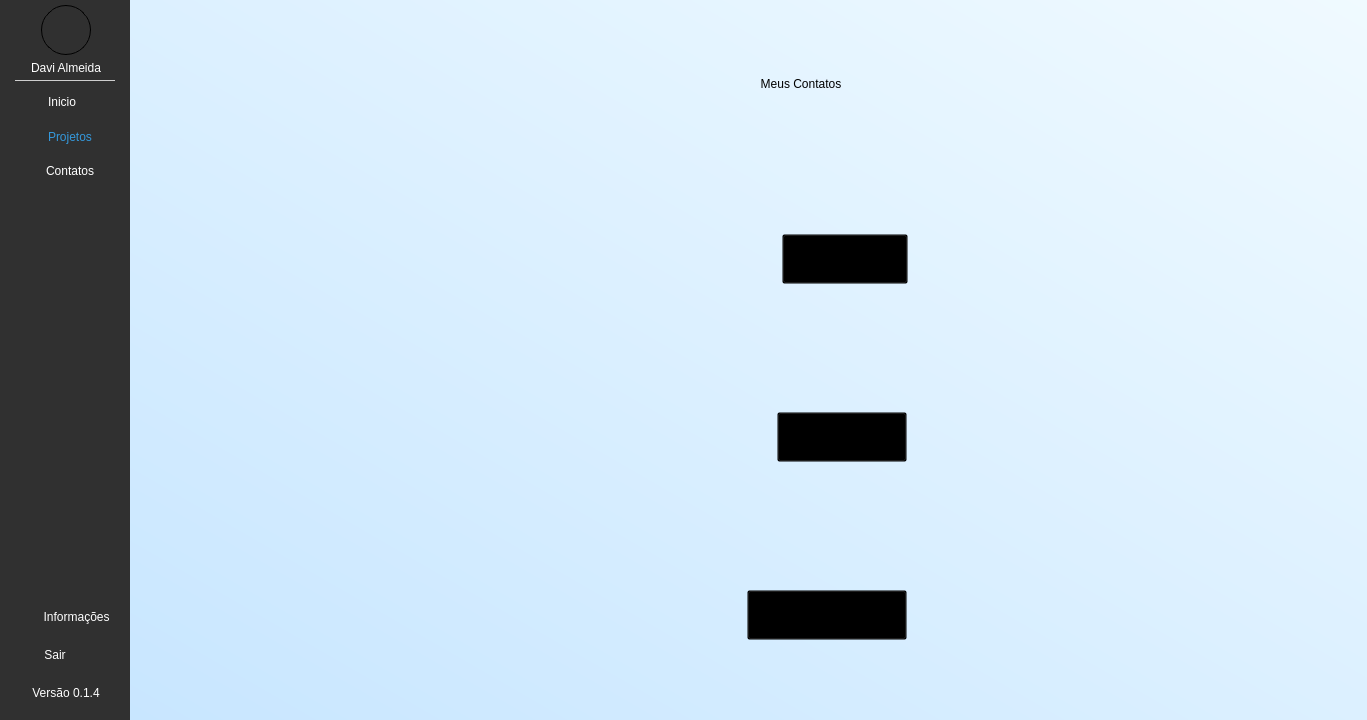
<?xml version="1.0" encoding="UTF-8"?>
<ui version="4.0">
 <class>MainWindow</class>
 <widget class="QMainWindow" name="MainWindow">
  <property name="geometry">
   <rect>
    <x>0</x>
    <y>0</y>
    <width>1367</width>
    <height>720</height>
   </rect>
  </property>
  <property name="sizePolicy">
   <sizepolicy hsizetype="Preferred" vsizetype="Expanding">
    <horstretch>0</horstretch>
    <verstretch>0</verstretch>
   </sizepolicy>
  </property>
  <property name="minimumSize">
   <size>
    <width>1367</width>
    <height>700</height>
   </size>
  </property>
  <property name="windowTitle">
   <string>MainWindow</string>
  </property>
  <widget class="QWidget" name="centralwidget">
   <property name="minimumSize">
    <size>
     <width>1280</width>
     <height>720</height>
    </size>
   </property>
   <layout class="QHBoxLayout" name="horizontalLayout">
    <property name="spacing">
     <number>0</number>
    </property>
    <property name="leftMargin">
     <number>0</number>
    </property>
    <property name="topMargin">
     <number>0</number>
    </property>
    <property name="rightMargin">
     <number>0</number>
    </property>
    <property name="bottomMargin">
     <number>0</number>
    </property>
    <item>
     <widget class="QFrame" name="a_barra_lateral">
      <property name="sizePolicy">
       <sizepolicy hsizetype="Preferred" vsizetype="Expanding">
        <horstretch>0</horstretch>
        <verstretch>100</verstretch>
       </sizepolicy>
      </property>
      <property name="minimumSize">
       <size>
        <width>130</width>
        <height>600</height>
       </size>
      </property>
      <property name="maximumSize">
       <size>
        <width>150</width>
        <height>16777215</height>
       </size>
      </property>
      <property name="styleSheet">
       <string notr="true">background-color: #303030;</string>
      </property>
      <property name="frameShape">
       <enum>QFrame::NoFrame</enum>
      </property>
      <property name="frameShadow">
       <enum>QFrame::Raised</enum>
      </property>
      <layout class="QVBoxLayout" name="verticalLayout_4">
       <property name="spacing">
        <number>6</number>
       </property>
       <property name="leftMargin">
        <number>0</number>
       </property>
       <property name="topMargin">
        <number>0</number>
       </property>
       <item>
        <widget class="QFrame" name="a_top_aside">
         <property name="minimumSize">
          <size>
           <width>120</width>
           <height>200</height>
          </size>
         </property>
         <property name="maximumSize">
          <size>
           <width>120</width>
           <height>200</height>
          </size>
         </property>
         <property name="frameShape">
          <enum>QFrame::NoFrame</enum>
         </property>
         <property name="frameShadow">
          <enum>QFrame::Raised</enum>
         </property>
         <widget class="QFrame" name="a_perfil">
          <property name="geometry">
           <rect>
            <x>1</x>
            <y>5</y>
            <width>130</width>
            <height>75</height>
           </rect>
          </property>
          <property name="minimumSize">
           <size>
            <width>130</width>
            <height>75</height>
           </size>
          </property>
          <property name="maximumSize">
           <size>
            <width>40</width>
            <height>60</height>
           </size>
          </property>
          <property name="styleSheet">
           <string notr="true">border-radius: 5px;</string>
          </property>
          <property name="frameShape">
           <enum>QFrame::NoFrame</enum>
          </property>
          <property name="frameShadow">
           <enum>QFrame::Raised</enum>
          </property>
          <widget class="QPushButton" name="a_icone_perfil">
           <property name="geometry">
            <rect>
             <x>40</x>
             <y>0</y>
             <width>50</width>
             <height>50</height>
            </rect>
           </property>
           <property name="minimumSize">
            <size>
             <width>45</width>
             <height>45</height>
            </size>
           </property>
           <property name="maximumSize">
            <size>
             <width>50</width>
             <height>50</height>
            </size>
           </property>
           <property name="styleSheet">
            <string notr="true">background-image: url(:/icones/autor.jpg);
background-repeat: no-repeat;
border-radius: 25px;
border: 1px solid black;</string>
           </property>
           <property name="text">
            <string/>
           </property>
          </widget>
          <widget class="QLabel" name="b_nome_usuario">
           <property name="geometry">
            <rect>
             <x>0</x>
             <y>55</y>
             <width>130</width>
             <height>15</height>
            </rect>
           </property>
           <property name="styleSheet">
            <string notr="true">font: 10pt &quot;Arial&quot;;
color: white;</string>
           </property>
           <property name="text">
            <string>Davi Almeida</string>
           </property>
           <property name="alignment">
            <set>Qt::AlignCenter</set>
           </property>
          </widget>
         </widget>
         <widget class="QFrame" name="b_botoes_top_aside">
          <property name="geometry">
           <rect>
            <x>1</x>
            <y>80</y>
            <width>130</width>
            <height>114</height>
           </rect>
          </property>
          <property name="minimumSize">
           <size>
            <width>130</width>
            <height>0</height>
           </size>
          </property>
          <property name="maximumSize">
           <size>
            <width>130</width>
            <height>16777215</height>
           </size>
          </property>
          <property name="styleSheet">
           <string notr="true">background-color: transparent;
border: none;
color: white;</string>
          </property>
          <property name="frameShape">
           <enum>QFrame::NoFrame</enum>
          </property>
          <property name="frameShadow">
           <enum>QFrame::Raised</enum>
          </property>
          <layout class="QVBoxLayout" name="verticalLayout_2">
           <property name="leftMargin">
            <number>9</number>
           </property>
           <property name="topMargin">
            <number>0</number>
           </property>
           <property name="rightMargin">
            <number>0</number>
           </property>
           <item>
            <widget class="Line" name="a_linha_horizontal">
             <property name="maximumSize">
              <size>
               <width>105</width>
               <height>1</height>
              </size>
             </property>
             <property name="styleSheet">
              <string notr="true">background-color: #cecece;
margin-left: 5px;</string>
             </property>
             <property name="orientation">
              <enum>Qt::Horizontal</enum>
             </property>
            </widget>
           </item>
           <item>
            <widget class="QPushButton" name="b_inicio">
             <property name="minimumSize">
              <size>
               <width>120</width>
               <height>30</height>
              </size>
             </property>
             <property name="maximumSize">
              <size>
               <width>120</width>
               <height>30</height>
              </size>
             </property>
             <property name="cursor">
              <cursorShape>PointingHandCursor</cursorShape>
             </property>
             <property name="layoutDirection">
              <enum>Qt::LeftToRight</enum>
             </property>
             <property name="styleSheet">
              <string notr="true">QPushButton{
	background-image: url(:/icones/home.svg);
	background-repeat: no-repeat;
	background-position: left left;
	qproperty-alignment: AlignRight;
	margin-right: 16px;
	font: 10pt &quot;MS Shell Dlg 2&quot;;
}

QPushButton:hover{
	color: rgb(0, 153, 255);
	
	font: 11pt &quot;MS Shell Dlg 2&quot;;

}

</string>
             </property>
             <property name="text">
              <string>Inicio</string>
             </property>
            </widget>
           </item>
           <item>
            <widget class="QPushButton" name="d_projetos">
             <property name="minimumSize">
              <size>
               <width>120</width>
               <height>30</height>
              </size>
             </property>
             <property name="maximumSize">
              <size>
               <width>120</width>
               <height>30</height>
              </size>
             </property>
             <property name="cursor">
              <cursorShape>PointingHandCursor</cursorShape>
             </property>
             <property name="styleSheet">
              <string notr="true">QPushButton{
	background-image: url(:/icones/workness.svg);
	background-repeat: no-repeat;
	background-position: left;
	qproperty-alignment: AlignRight;
	font: 75 10pt &quot;MS Shell Dlg 2&quot;;
	color: rgb(52, 152, 219);
}

QPushButton:hover{
	color: rgb(0, 153, 255);
	
	font: 11pt &quot;MS Shell Dlg 2&quot;;

}



</string>
             </property>
             <property name="text">
              <string>Projetos</string>
             </property>
            </widget>
           </item>
           <item>
            <widget class="QPushButton" name="c_contatos">
             <property name="minimumSize">
              <size>
               <width>120</width>
               <height>30</height>
              </size>
             </property>
             <property name="maximumSize">
              <size>
               <width>120</width>
               <height>30</height>
              </size>
             </property>
             <property name="cursor">
              <cursorShape>PointingHandCursor</cursorShape>
             </property>
             <property name="styleSheet">
              <string notr="true">QPushButton{
	background-image: url(:/icones/contact.svg);
	background-repeat: no-repeat;
	background-position: left;
	qproperty-alignment: AlignRight;
	font: 10pt &quot;MS Shell Dlg 2&quot;;
}

QPushButton:hover{
	color: rgb(0, 153, 255);
	
	font: 11pt &quot;MS Shell Dlg 2&quot;;
	

}</string>
             </property>
             <property name="text">
              <string>Contatos</string>
             </property>
            </widget>
           </item>
          </layout>
         </widget>
        </widget>
       </item>
       <item>
        <widget class="QFrame" name="b_space_aside">
         <property name="frameShape">
          <enum>QFrame::NoFrame</enum>
         </property>
         <property name="frameShadow">
          <enum>QFrame::Raised</enum>
         </property>
         <layout class="QVBoxLayout" name="verticalLayout_5">
          <property name="topMargin">
           <number>0</number>
          </property>
          <property name="bottomMargin">
           <number>0</number>
          </property>
          <item>
           <spacer name="verticalSpacer">
            <property name="orientation">
             <enum>Qt::Vertical</enum>
            </property>
            <property name="sizeHint" stdset="0">
             <size>
              <width>20</width>
              <height>252</height>
             </size>
            </property>
           </spacer>
          </item>
         </layout>
        </widget>
       </item>
       <item>
        <widget class="QFrame" name="c_bottom_aside">
         <property name="sizePolicy">
          <sizepolicy hsizetype="Preferred" vsizetype="Fixed">
           <horstretch>0</horstretch>
           <verstretch>0</verstretch>
          </sizepolicy>
         </property>
         <property name="minimumSize">
          <size>
           <width>120</width>
           <height>120</height>
          </size>
         </property>
         <property name="maximumSize">
          <size>
           <width>120</width>
           <height>120</height>
          </size>
         </property>
         <property name="layoutDirection">
          <enum>Qt::RightToLeft</enum>
         </property>
         <property name="styleSheet">
          <string notr="true">background-color: transparent;
border: none;
color: white;</string>
         </property>
         <property name="frameShape">
          <enum>QFrame::NoFrame</enum>
         </property>
         <property name="frameShadow">
          <enum>QFrame::Raised</enum>
         </property>
         <layout class="QVBoxLayout" name="verticalLayout_3">
          <property name="leftMargin">
           <number>9</number>
          </property>
          <property name="rightMargin">
           <number>0</number>
          </property>
          <property name="bottomMargin">
           <number>0</number>
          </property>
          <item>
           <widget class="QPushButton" name="a_informacoes">
            <property name="enabled">
             <bool>true</bool>
            </property>
            <property name="minimumSize">
             <size>
              <width>120</width>
              <height>30</height>
             </size>
            </property>
            <property name="maximumSize">
             <size>
              <width>120</width>
              <height>30</height>
             </size>
            </property>
            <property name="cursor">
             <cursorShape>PointingHandCursor</cursorShape>
            </property>
            <property name="layoutDirection">
             <enum>Qt::RightToLeft</enum>
            </property>
            <property name="styleSheet">
             <string notr="true">QPushButton{
	background-image: url(:/icones/help.svg);
	background-repeat: no-repeat;
	background-position: left;
	qproperty-alignment: AlignRight;
	font: 10pt &quot;MS Shell Dlg 2&quot;;
}


QPushButton:hover{
	color: rgb(0, 153, 255);
	
	font: 11pt &quot;MS Shell Dlg 2&quot;;
	
}</string>
            </property>
            <property name="text">
             <string>    Informações</string>
            </property>
           </widget>
          </item>
          <item>
           <widget class="QPushButton" name="b_sair">
            <property name="minimumSize">
             <size>
              <width>120</width>
              <height>30</height>
             </size>
            </property>
            <property name="maximumSize">
             <size>
              <width>120</width>
              <height>16777215</height>
             </size>
            </property>
            <property name="cursor">
             <cursorShape>PointingHandCursor</cursorShape>
            </property>
            <property name="layoutDirection">
             <enum>Qt::LeftToRight</enum>
            </property>
            <property name="styleSheet">
             <string notr="true">QPushButton{
	background-image: url(:/icones/logout.svg);
	background-repeat: no-repeat;
	background-position: left;
	qproperty-alignment: AlignRight;
	font: 10pt &quot;MS Shell Dlg 2&quot;;
	margin-right: 30px;
}


QPushButton:hover{
	color: rgb(0, 153, 255);
	
	font: 11pt &quot;MS Shell Dlg 2&quot;;
	
}</string>
            </property>
            <property name="text">
             <string>Sair</string>
            </property>
           </widget>
          </item>
          <item>
           <widget class="QFrame" name="c_version">
            <property name="minimumSize">
             <size>
              <width>110</width>
              <height>30</height>
             </size>
            </property>
            <property name="maximumSize">
             <size>
              <width>110</width>
              <height>30</height>
             </size>
            </property>
            <property name="frameShape">
             <enum>QFrame::NoFrame</enum>
            </property>
            <property name="frameShadow">
             <enum>QFrame::Raised</enum>
            </property>
            <widget class="QLabel" name="version">
             <property name="geometry">
              <rect>
               <x>0</x>
               <y>0</y>
               <width>110</width>
               <height>30</height>
              </rect>
             </property>
             <property name="minimumSize">
              <size>
               <width>110</width>
               <height>30</height>
              </size>
             </property>
             <property name="maximumSize">
              <size>
               <width>110</width>
               <height>30</height>
              </size>
             </property>
             <property name="text">
              <string>Versão 0.1.4</string>
             </property>
             <property name="alignment">
              <set>Qt::AlignCenter</set>
             </property>
            </widget>
           </widget>
          </item>
         </layout>
        </widget>
       </item>
      </layout>
     </widget>
    </item>
    <item>
     <widget class="QFrame" name="b_conteudo">
      <property name="sizePolicy">
       <sizepolicy hsizetype="Preferred" vsizetype="Expanding">
        <horstretch>100</horstretch>
        <verstretch>100</verstretch>
       </sizepolicy>
      </property>
      <property name="styleSheet">
       <string notr="true">background-color: qlineargradient(spread:pad, x1:0, y1:1, x2:1, y2:0, stop:0 rgba(200, 230, 255, 255), stop:1 rgba(240, 250, 255, 255));
</string>
      </property>
      <property name="frameShape">
       <enum>QFrame::NoFrame</enum>
      </property>
      <property name="frameShadow">
       <enum>QFrame::Raised</enum>
      </property>
      <layout class="QVBoxLayout" name="verticalLayout">
       <item>
        <widget class="QFrame" name="frame">
         <property name="maximumSize">
          <size>
           <width>1237</width>
           <height>150</height>
          </size>
         </property>
         <property name="styleSheet">
          <string notr="true">QFrame{
	background: transparent;
}</string>
         </property>
         <property name="frameShape">
          <enum>QFrame::NoFrame</enum>
         </property>
         <property name="frameShadow">
          <enum>QFrame::Raised</enum>
         </property>
         <widget class="QLabel" name="label">
          <property name="geometry">
           <rect>
            <x>512</x>
            <y>0</y>
            <width>300</width>
            <height>150</height>
           </rect>
          </property>
          <property name="styleSheet">
           <string notr="true">QLabel{
	font: 24pt &quot;MS Shell Dlg 2&quot;;
	background: transparent;
}
</string>
          </property>
          <property name="text">
           <string>Meus Contatos</string>
          </property>
          <property name="alignment">
           <set>Qt::AlignCenter</set>
          </property>
         </widget>
        </widget>
       </item>
       <item>
        <widget class="QFrame" name="frame_2">
         <property name="styleSheet">
          <string notr="true">QFrame{
	background: transparent;
}</string>
         </property>
         <property name="frameShape">
          <enum>QFrame::NoFrame</enum>
         </property>
         <property name="frameShadow">
          <enum>QFrame::Raised</enum>
         </property>
         <layout class="QVBoxLayout" name="verticalLayout_6">
          <item>
           <widget class="QFrame" name="frame_3">
            <property name="styleSheet">
             <string notr="true">QFrame{
	background: transparent;
}</string>
            </property>
            <property name="frameShape">
             <enum>QFrame::NoFrame</enum>
            </property>
            <property name="frameShadow">
             <enum>QFrame::Raised</enum>
            </property>
            <widget class="QLabel" name="label_2">
             <property name="geometry">
              <rect>
               <x>575</x>
               <y>62</y>
               <width>50</width>
               <height>50</height>
              </rect>
             </property>
             <property name="cursor">
              <cursorShape>PointingHandCursor</cursorShape>
             </property>
             <property name="styleSheet">
              <string notr="true">QLabel{
	image: url(:/icones/instagram.png);
}</string>
             </property>
             <property name="text">
              <string/>
             </property>
            </widget>
            <widget class="QPushButton" name="pushButton">
             <property name="geometry">
              <rect>
               <x>569</x>
               <y>60</y>
               <width>191</width>
               <height>50</height>
              </rect>
             </property>
             <property name="cursor">
              <cursorShape>PointingHandCursor</cursorShape>
             </property>
             <property name="styleSheet">
              <string notr="true">QPushButton{
	font: 63 18pt &quot;Segoe UI Semibold&quot;;
	background: transparent;
	margin-left: 65px;
}
QPushButton:hover{
	color: rgb(0, 153, 255);
	
	font: 63 19pt &quot;Segoe UI Semibold&quot;;

}
	</string>
             </property>
             <property name="text">
              <string>Instagram</string>
             </property>
            </widget>
           </widget>
          </item>
          <item>
           <widget class="QFrame" name="frame_4">
            <property name="styleSheet">
             <string notr="true">QFrame{
	background: transparent;
}</string>
            </property>
            <property name="frameShape">
             <enum>QFrame::NoFrame</enum>
            </property>
            <property name="frameShadow">
             <enum>QFrame::Raised</enum>
            </property>
            <widget class="QLabel" name="label_4">
             <property name="geometry">
              <rect>
               <x>575</x>
               <y>62</y>
               <width>50</width>
               <height>50</height>
              </rect>
             </property>
             <property name="cursor">
              <cursorShape>PointingHandCursor</cursorShape>
             </property>
             <property name="styleSheet">
              <string notr="true">QLabel{
	image: url(:/icones/facebook.png);
}</string>
             </property>
             <property name="text">
              <string/>
             </property>
            </widget>
            <widget class="QPushButton" name="pushButton_2">
             <property name="geometry">
              <rect>
               <x>569</x>
               <y>60</y>
               <width>190</width>
               <height>50</height>
              </rect>
             </property>
             <property name="cursor">
              <cursorShape>PointingHandCursor</cursorShape>
             </property>
             <property name="styleSheet">
              <string notr="true">QPushButton{
	font: 63 18pt &quot;Segoe UI Semibold&quot;;
	background: transparent;
	margin-left: 60px;
}
QPushButton:hover{
	color: rgb(0, 153, 255);
	
	font: 63 19pt &quot;Segoe UI Semibold&quot;;

}</string>
             </property>
             <property name="text">
              <string>Facebook</string>
             </property>
            </widget>
           </widget>
          </item>
          <item>
           <widget class="QFrame" name="frame_5">
            <property name="styleSheet">
             <string notr="true">QFrame{
	background: transparent;
}</string>
            </property>
            <property name="frameShape">
             <enum>QFrame::NoFrame</enum>
            </property>
            <property name="frameShadow">
             <enum>QFrame::Raised</enum>
            </property>
            <widget class="QLabel" name="label_7">
             <property name="geometry">
              <rect>
               <x>575</x>
               <y>62</y>
               <width>50</width>
               <height>50</height>
              </rect>
             </property>
             <property name="cursor">
              <cursorShape>PointingHandCursor</cursorShape>
             </property>
             <property name="styleSheet">
              <string notr="true">QLabel{
	image: url(:/icones/github.png);
}</string>
             </property>
             <property name="text">
              <string/>
             </property>
            </widget>
            <widget class="QPushButton" name="pushButton_3">
             <property name="geometry">
              <rect>
               <x>569</x>
               <y>60</y>
               <width>190</width>
               <height>50</height>
              </rect>
             </property>
             <property name="cursor">
              <cursorShape>PointingHandCursor</cursorShape>
             </property>
             <property name="styleSheet">
              <string notr="true">QPushButton{
	font: 63 18pt &quot;Segoe UI Semibold&quot;;
	background: transparent;
	margin-left: 30px;
}
QPushButton:hover{
	color: rgb(0, 153, 255);
	
	font: 63 19pt &quot;Segoe UI Semibold&quot;;

}</string>
             </property>
             <property name="text">
              <string>Github</string>
             </property>
            </widget>
           </widget>
          </item>
         </layout>
        </widget>
       </item>
      </layout>
     </widget>
    </item>
   </layout>
  </widget>
 </widget>
 <resources>
  <include location="recursos.qrc"/>
 </resources>
 <connections/>
</ui>
